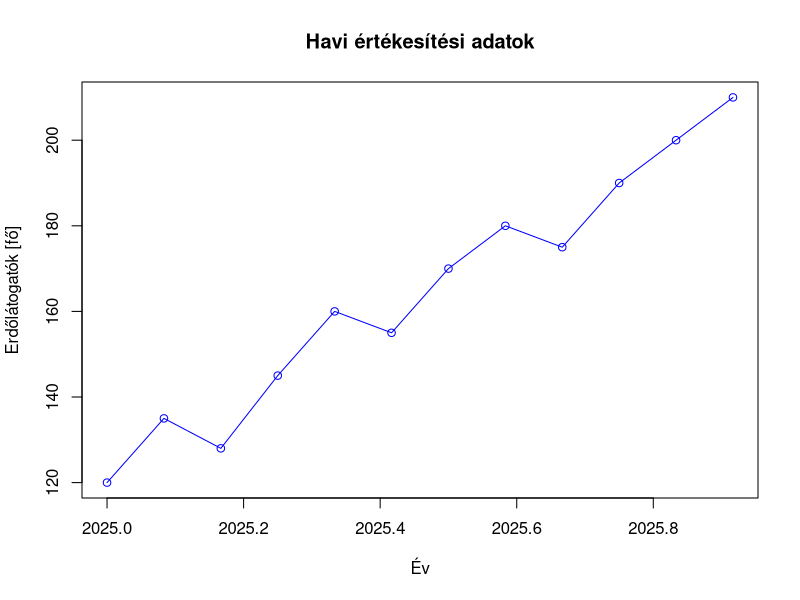
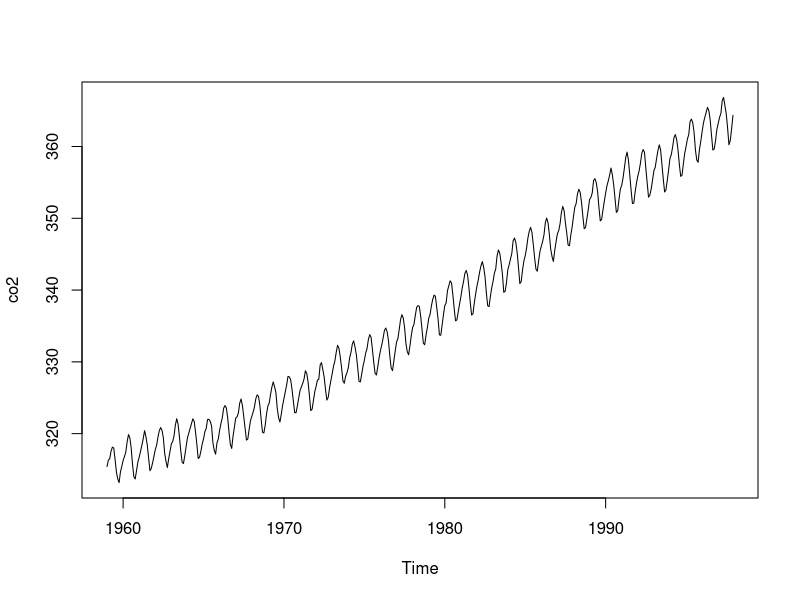
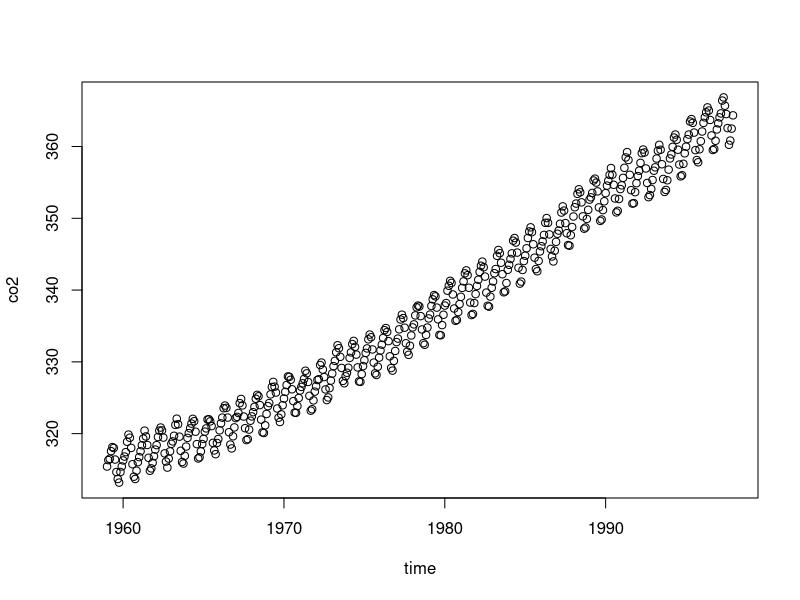

Source code (R) for these figures, in order:
# Havi erdőlátogatás adatok
erdőlátogatók_száma <- c(120, 135, 128, 145, 160, 155,
                         170, 180, 175, 190, 200, 210)

# Idősor létrehozása
idosor <- ts(erdőlátogatók_száma,
             start = c(2025, 1),
             frequency = 12)

# Idősor megjelenítése
print(idosor)

plot(idosor,
     main = "Havi értékesítési adatok",
     xlab = "Év",
     ylab = "Erdőlátogatók [fő]",
     col = "blue",
     type = "o")

## Idősor elemzés bevezetés
data(co2)
## Az adatok leírása
?co2
## Félelmetes emelkedés
plot(co2)
## Az adatok
co2
## Átalakítás adattáblává
## Idő
time(co2)
## Az adatok
as.numeric(co2)
## Adattábla előállítása
co2.df <- data.frame(time = time(co2), co2 = as.numeric(co2))
## Adattábla nyomtatás
plot(co2.df)
